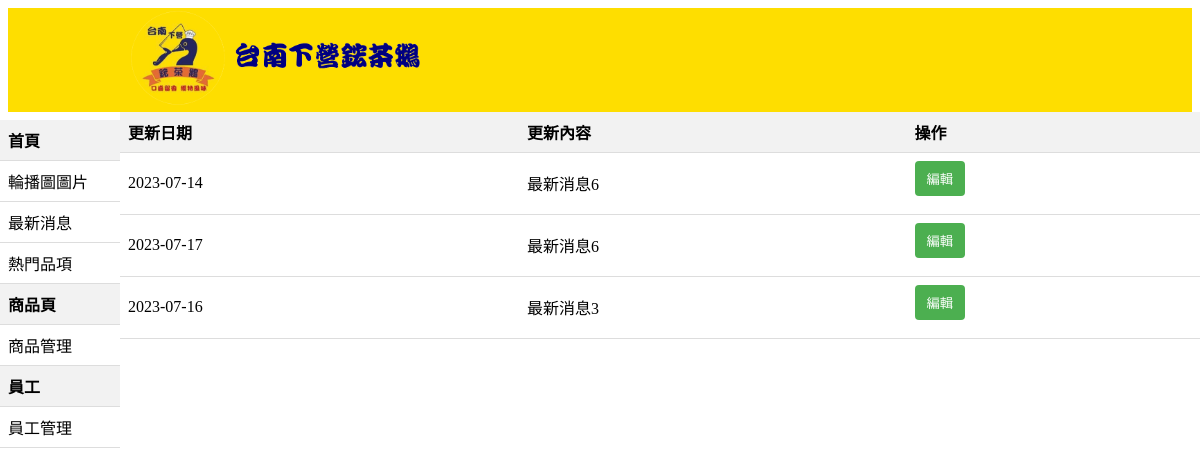
The page /admin_news.php on the database its author committed.
### tables this page shows
CREATE TABLE `news` (
  `newsID` int(11) NOT NULL,
  `newsDate` date NOT NULL,
  `newsContent` text NOT NULL
);

### admin_news.php (the view, shortened to what this page needs)
<?php
$host = 'localhost';
$user = 'root';
$password = '';
$dbname = 'hongteag_goose';
$conn = new mysqli($host, $user, $password, $dbname);
$sql = "SELECT newsID, newsDate, newsContent FROM news";
$result = $conn->query($sql);
?>
<!DOCTYPE html>
<html lang="en">
<head>
    <link rel="stylesheet" href="css/admin.css">
<body>
    <div class="navbar navbar-expand-lg p-3" style="background-color: #fede00">
        <div class = "container">
            <a href="index_nologin.php"><img style="width: 300px;" src="images/logo.png"></a>
        </div>
    </div>
    <div>
        <table id="left">
            <tr>
            <th><a href="#">首頁</a></th>
            </tr>
            <tr>
            <td><a href="admin_carousel.php">輪播圖圖片</a></td>
            </tr>
            <tr>
            <td><a href="admin_news.php">最新消息</a></td>
            </tr>
            <tr>
            <td><a href="admin_product.php">熱門品項</a></td>
            </tr>
            <tr>
            <th>商品頁</th>
            </tr>
            <tr>
            <td><a href="admin_product.php">商品管理</a></td>
            </tr>
            <tr>
            <th>員工</th>
            </tr>
            <tr>
            <td><a href="admin_employee.html">員工管理</a></td>
            </tr>
        </table>
    </div>
    <div>
      <table id="news-table">
        <tr>
          <th>更新日期</th>
          <th>更新內容</th>
          <th>操作</th>
        </tr>
        <?php while ($row = $result->fetch_assoc()) { ?>
          <tr>
            <td class="news-newsDate" data-newsID="<?php echo $row['newsID']; ?>"><?php echo $row['newsDate']; ?></td>
            <td class="news-Content" data-newsID="<?php echo $row['newsID']; ?>">
              <?php echo $row['newsContent']; ?>
            </td>
            <td>
              <button class="edit-button" data-newsID="<?php echo $row['newsID']; ?>">編輯</button>
            </td>
          </tr>
        <?php } ?>
      </table>
</body>
</html>

### css/admin.css (style rules this page uses)
a { color: black; text-decoration: none; }
#left { width: 10%; position: fixed; left: 0; top: 15%; }
table { width: 90%; border-collapse: collapse; position:absolute; right: 0; }
span,button { margin-bottom: 10px; background-color: #4CAF50; color: white; text-align: center; text-decoration: none; cursor: pointer; border: none; border-radius: 4px; display: inline-block; padding: 8px 12px; }
th, td { padding: 8px; text-align: left; border-bottom: 1px solid #ddd; }
th { background-color: #f2f2f2; }
.container { max-width: 80%; margin: 0 auto; }

### rows shown on the page
news: newsDate "2023-07-14", newsContent "最新消息6"
news: newsDate "2023-07-17", newsContent "最新消息6"
news: newsDate "2023-07-16", newsContent "最新消息3"
